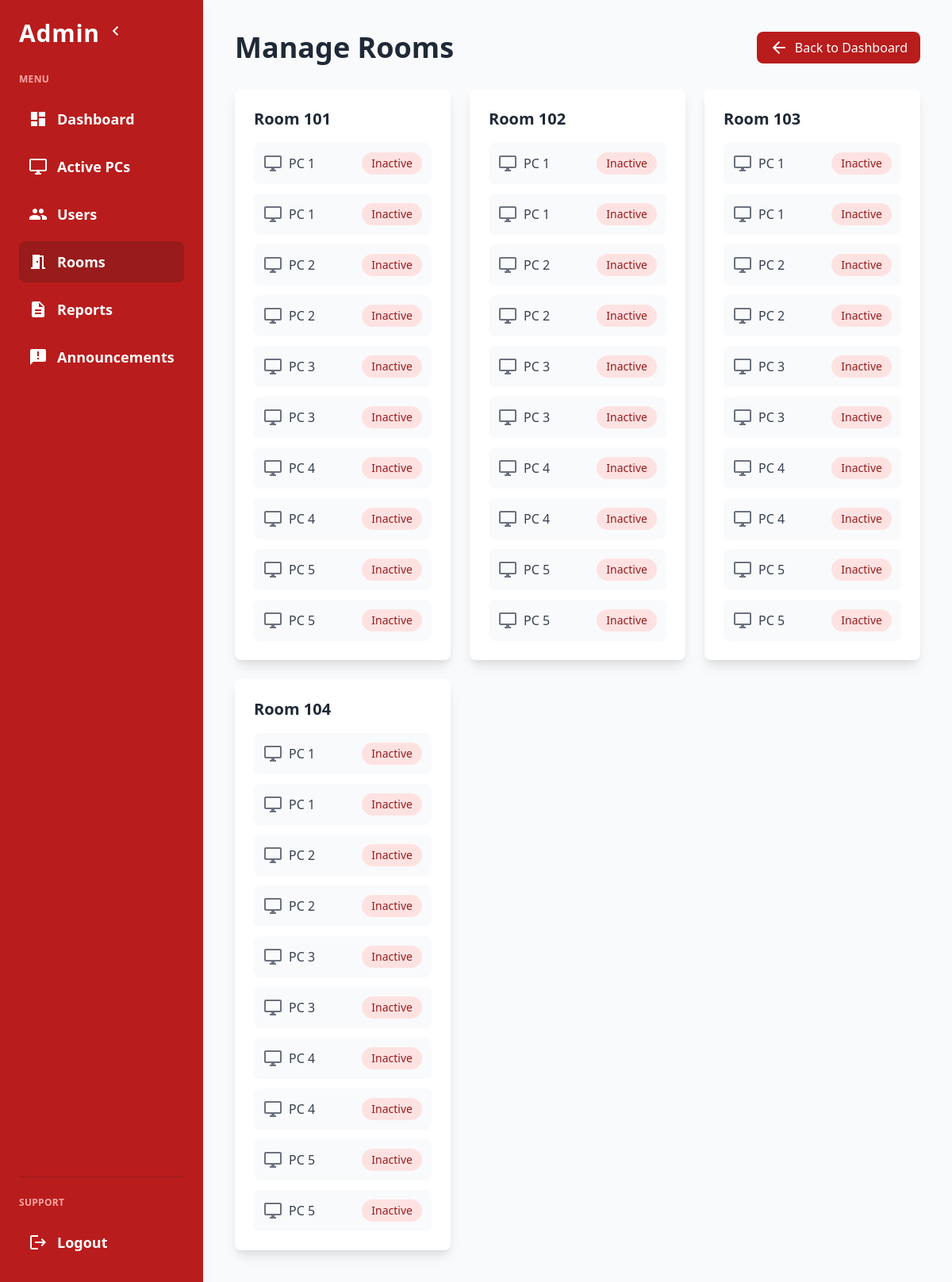
The app's page /admin/manage_rooms.php (signed in) with its own data.
### tables this page shows
CREATE TABLE `pcs` (
  `pc_id` int(11) NOT NULL,
  `room_id` int(11) DEFAULT NULL,
  `pc_number` int(11) DEFAULT NULL,
  `is_active` tinyint(1) DEFAULT 0,
  `used_by` int(11) DEFAULT NULL
);

### admin/manage_rooms.php (the view, shortened to what this page needs)
<?php
require '../db/db.php';
$result = $conn->query("SELECT r.*, p.pc_id, p.pc_number, p.is_active
                       FROM rooms r
                       LEFT JOIN pcs p ON r.room_id = p.room_id
                       ORDER BY r.room_number, p.pc_number");
$rooms = [];
while ($row = $result->fetch_assoc()) {
    if (!isset($rooms[$row['room_id']])) {
        $rooms[$row['room_id']] = [
            'room_id' => $row['room_id'],
            'room_number' => $row['room_number'],
            'pcs' => []
        ];
    }
    if ($row['pc_id']) {
        $rooms[$row['room_id']]['pcs'][] = [
            'pc_id' => $row['pc_id'],
            'pc_number' => $row['pc_number'],
            'is_active' => $row['is_active']
        ];
    }
}
?>
<!DOCTYPE html>
<html lang="en">
<head>
    <link href="https://cdn.jsdelivr.net/npm/tailwindcss@2.2.19/dist/tailwind.min.css" rel="stylesheet">
</head>
<body class="bg-gray-50 text-gray-900">
    <div class="flex h-screen overflow-hidden">
        <nav id="sidebar" class="sidebar w-64 bg-red-700 text-white p-6 flex flex-col overflow-y-auto shadow-lg">
            <div class="flex items-center mb-8">
                <h1 class="text-3xl font-extrabold tracking-wide">Admin</h1>
                <button id="toggleSidebar" class="ml-2 text-white focus:outline-none">
                    <span class="material-icons">chevron_left</span>
                </button>
            </div>
            <p class="text-xs font-semibold uppercase mb-4 tracking-wide text-red-300">Menu</p>
            <ul class="flex-grow space-y-2">
                <li>
                    <a href="dashboard.php" class="flex items-center p-3 rounded-lg hover:bg-red-600 transition-colors duration-200">
                        <span class="material-icons">dashboard</span>
                        <span class="font-semibold text-lg">Dashboard</span>
                    </a>
                </li>
                <li>
                    <a href="active_pcs.php" class="flex items-center p-3 rounded-lg hover:bg-red-600 transition-colors duration-200">
                        <span class="material-icons">desktop_windows</span>
                        <span class="font-semibold text-lg">Active PCs</span>
                    </a>
                </li>
                <li>
                    <a href="manage_users.php" class="flex items-center p-3 rounded-lg hover:bg-red-600 transition-colors duration-200">
                        <span class="material-icons">people</span>
                        <span class="font-semibold text-lg">Users</span>
                    </a>
                </li>
                <li>
                    <a href="manage_rooms.php" class="flex items-center p-3 rounded-lg bg-red-800 hover:bg-red-600 transition-colors duration-200">
                        <span class="material-icons">meeting_room</span>
                        <span class="font-semibold text-lg">Rooms</span>
                    </a>
                </li>
                <li>
                    <a href="maintenance_reports.php" class="flex items-center p-3 rounded-lg hover:bg-red-600 transition-colors duration-200">
                        <span class="material-icons">description</span>
                        <span class="font-semibold text-lg">Reports</span>
                    </a>
                </li>
                <li>
                    <a href="announcements.php" class="flex items-center p-3 rounded-lg hover:bg-red-600 transition-colors duration-200">
                        <span class="material-icons">announcement</span>
                        <span class="font-semibold text-lg">Announcements</span>
                    </a>
                </li>
            </ul>
            <div class="mt-auto pt-6 border-t border-red-800">
                <p class="text-xs font-semibold uppercase mb-4 tracking-wide text-red-300">Support</p>
                <ul>
                    <li>
                        <a href="../logout.php" class="flex items-center p-3 rounded-lg hover:bg-red-600 transition-colors duration-200">
                            <span class="material-icons">logout</span>
                            <span class="font-semibold text-lg">Logout</span>
                        </a>
                    </li>
                </ul>
            </div>
        </nav>
        <main class="flex-grow p-6 md:p-10 overflow-y-auto">
            <div class="flex justify-between items-center mb-8">
                <h2 class="text-4xl font-extrabold text-gray-800">Manage Rooms</h2>
                <a href="dashboard.php" class="inline-flex items-center px-4 py-2 bg-red-700 text-white rounded-lg hover:bg-red-800 transition-colors duration-200">
                    <span class="material-icons mr-2">arrow_back</span>
                    Back to Dashboard
                </a>
            </div>
            <div class="grid grid-cols-1 md:grid-cols-2 lg:grid-cols-3 gap-6">
                <?php foreach ($rooms as $room): ?>
                    <div class="bg-white rounded-lg shadow-lg overflow-hidden">
                        <div class="p-6">
                            <div class="flex items-center justify-between mb-4">
                                <h3 class="text-xl font-semibold text-gray-800">
                                    Room <?= htmlspecialchars($room['room_number']) ?>
                                </h3>
                            </div>
                            <div class="space-y-3">
                                <?php foreach ($room['pcs'] as $pc): ?>
                                    <div class="flex items-center justify-between p-3 bg-gray-50 rounded-lg">
                                        <div class="flex items-center">
                                            <span class="material-icons text-gray-500 mr-2">desktop_windows</span>
                                            <span class="font-medium text-gray-700">PC <?= $pc['pc_number'] ?></span>
                                        </div>
                                        <form method="post" class="inline">
                                            <button type="submit" name="toggle_pc"
                                                class="px-3 py-1 rounded-full text-sm font-medium transition-colors duration-200
                                                           <?= $pc['is_active']
                                                                ? 'bg-green-100 text-green-800 hover:bg-green-200'
                                                                : 'bg-red-100 text-red-800 hover:bg-red-200' ?>">
                                                <?= $pc['is_active'] ? 'Active' : 'Inactive' ?>
                                            </button>
                                        </form>
                                    </div>
                                <?php endforeach; ?>
                            </div>
                        </div>
                    </div>
                <?php endforeach; ?>
            </div>
        </main>
    </div>
</body>
</html>

### admin/manage_rooms.php (style rules this page uses)
nav a span.material-icons { margin-right: 12px; font-size: 24px; vertical-align: middle; }
.sidebar { transition: width 0.3s; }

### records on screen
pcs: pc_number "1", is_active "Inactive"
pcs: pc_number "2", is_active "Inactive"
pcs: pc_number "3", is_active "Inactive"
pcs: pc_number "3", is_active "Inactive"
pcs: pc_number "4", is_active "Inactive"
pcs: pc_number "4", is_active "Inactive"
pcs: pc_number "5", is_active "Inactive"
pcs: pc_number "5", is_active "Inactive"
pcs: pc_number "1", is_active "Inactive"
pcs: pc_number "2", is_active "Inactive"
pcs: pc_number "2", is_active "Inactive"
pcs: pc_number "3", is_active "Inactive"
pcs: pc_number "3", is_active "Inactive"
pcs: pc_number "4", is_active "Inactive"
pcs: pc_number "4", is_active "Inactive"
pcs: pc_number "5", is_active "Inactive"
pcs: pc_number "5", is_active "Inactive"
pcs: pc_number "1", is_active "Inactive"
pcs: pc_number "2", is_active "Inactive"
pcs: pc_number "2", is_active "Inactive"
pcs: pc_number "3", is_active "Inactive"
pcs: pc_number "3", is_active "Inactive"
pcs: pc_number "4", is_active "Inactive"
pcs: pc_number "4", is_active "Inactive"
pcs: pc_number "5", is_active "Inactive"
pcs: pc_number "5", is_active "Inactive"
pcs: pc_number "1", is_active "Inactive"
pcs: pc_number "2", is_active "Inactive"
pcs: pc_number "2", is_active "Inactive"
pcs: pc_number "3", is_active "Inactive"
pcs: pc_number "3", is_active "Inactive"
pcs: pc_number "4", is_active "Inactive"
pcs: pc_number "4", is_active "Inactive"
pcs: pc_number "5", is_active "Inactive"
pcs: pc_number "5", is_active "Inactive"

### other values on screen
$room['room_number'] "101"
$pc['pc_number'] "1"
$pc['pc_number'] "2"
$room['room_number'] "102"
$room['room_number'] "103"
$room['room_number'] "104"
